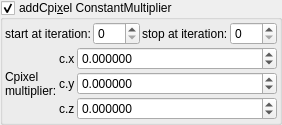
    <widget class="MyGroupBox" name="groupCheck_transf_addCpixel_enabled_false">
     <property name="toolTip">
      <string>&lt;html&gt;&lt;head/&gt;&lt;body&gt;&lt;p&gt;Cpixel is CVector3 c = ( c.x, c.y, c.z). It is each original point (pixel) in 3D space where the iteration starts from, ( c = original z for each point .) It is commonly found in formula structures z = f(z) + c.&lt;/p&gt;&lt;p&gt;The Cpixel multiplier effectively scales this point &amp;quot;c&amp;quot;.&lt;/p&gt;&lt;p&gt;This transform allows the swapping of the order of the &amp;quot;CVector3 c&amp;quot; components before being multiplied by &amp;quot;CVector3 z&amp;quot; components.&lt;/p&gt;&lt;/body&gt;&lt;/html&gt;</string>
     </property>
     <property name="title">
      <string>addCpi&amp;xel ConstantMultiplier</string>
     </property>
     <property name="checkable">
      <bool>true</bool>
     </property>
     <layout class="QVBoxLayout" name="verticalLayout_50">
      <property name="spacing">
       <number>2</number>
      </property>
      <property name="leftMargin">
       <number>2</number>
      </property>
      <property name="topMargin">
       <number>2</number>
      </property>
      <property name="rightMargin">
       <number>2</number>
      </property>
      <property name="bottomMargin">
       <number>2</number>
      </property>
      <item>
       <layout class="QHBoxLayout" name="horizontalLayout_4" stretch="0,1,0,1">
        <item>
         <widget class="QLabel" name="label_89">
          <property name="text">
           <string>start at iteration:</string>
          </property>
         </widget>
        </item>
        <item>
         <widget class="MySpinBox" name="spinboxInt_transf_start_iterations_G">
          <property name="sizePolicy">
           <sizepolicy hsizetype="Minimum" vsizetype="Maximum">
            <horstretch>0</horstretch>
            <verstretch>0</verstretch>
           </sizepolicy>
          </property>
          <property name="minimum">
           <number>0</number>
          </property>
          <property name="maximum">
           <number>999</number>
          </property>
          <property name="value">
           <number>0</number>
          </property>
         </widget>
        </item>
        <item>
         <widget class="QLabel" name="label_61">
          <property name="text">
           <string>stop at iteration:</string>
          </property>
         </widget>
        </item>
        <item>
         <widget class="MySpinBox" name="spinboxInt_transf_stop_iterations_G">
          <property name="sizePolicy">
           <sizepolicy hsizetype="Preferred" vsizetype="Maximum">
            <horstretch>0</horstretch>
            <verstretch>0</verstretch>
           </sizepolicy>
          </property>
          <property name="maximum">
           <number>999</number>
          </property>
         </widget>
        </item>
       </layout>
      </item>
      <item>
       <layout class="QGridLayout" name="gridLayout_24" columnstretch="0,0,1">
        <property name="spacing">
         <number>2</number>
        </property>
        <item row="0" column="0" rowspan="3">
         <widget class="QLabel" name="label_108">
          <property name="text">
           <string>Cpixel
multiplier:</string>
          </property>
         </widget>
        </item>
        <item row="2" column="2">
         <widget class="MyDoubleSpinBox" name="spinbox3_transf_constant_multiplier_111_z">
          <property name="sizePolicy">
           <sizepolicy hsizetype="Minimum" vsizetype="Maximum">
            <horstretch>0</horstretch>
            <verstretch>0</verstretch>
           </sizepolicy>
          </property>
          <property name="prefix">
           <string/>
          </property>
          <property name="suffix">
           <string/>
          </property>
          <property name="decimals">
           <number>6</number>
          </property>
          <property name="minimum">
           <double>-99.989999999999995</double>
          </property>
          <property name="maximum">
           <double>99.989999999999995</double>
          </property>
          <property name="singleStep">
           <double>0.100000000000000</double>
          </property>
         </widget>
        </item>
        <item row="0" column="2">
         <widget class="MyDoubleSpinBox" name="spinbox3_transf_constant_multiplier_111_x">
          <property name="sizePolicy">
           <sizepolicy hsizetype="Minimum" vsizetype="Maximum">
            <horstretch>0</horstretch>
            <verstretch>0</verstretch>
           </sizepolicy>
          </property>
          <property name="prefix">
           <string/>
          </property>
          <property name="suffix">
           <string/>
          </property>
          <property name="decimals">
           <number>6</number>
          </property>
          <property name="minimum">
           <double>-99.989999999999995</double>
          </property>
          <property name="maximum">
           <double>99.989999999999995</double>
          </property>
          <property name="singleStep">
           <double>0.100000000000000</double>
          </property>
         </widget>
        </item>
        <item row="1" column="1">
         <widget class="QLabel" name="label_114">
          <property name="text">
           <string notr="true">c.y</string>
          </property>
         </widget>
        </item>
        <item row="1" column="2">
         <widget class="MyDoubleSpinBox" name="spinbox3_transf_constant_multiplier_111_y">
          <property name="sizePolicy">
           <sizepolicy hsizetype="Minimum" vsizetype="Maximum">
            <horstretch>0</horstretch>
            <verstretch>0</verstretch>
           </sizepolicy>
          </property>
          <property name="prefix">
           <string/>
          </property>
          <property name="suffix">
           <string/>
          </property>
          <property name="decimals">
           <number>6</number>
          </property>
          <property name="minimum">
           <double>-99.989999999999995</double>
          </property>
          <property name="maximum">
           <double>99.989999999999995</double>
          </property>
          <property name="singleStep">
           <double>0.100000000000000</double>
          </property>
         </widget>
        </item>
        <item row="2" column="1">
         <widget class="QLabel" name="label_115">
          <property name="text">
           <string notr="true">c.z</string>
          </property>
         </widget>
        </item>
        <item row="0" column="1">
         <widget class="QLabel" name="label_116">
          <property name="text">
           <string notr="true">c.x</string>
          </property>
         </widget>
        </item>
       </layout>
      </item>
     </layout>
    </widget>
